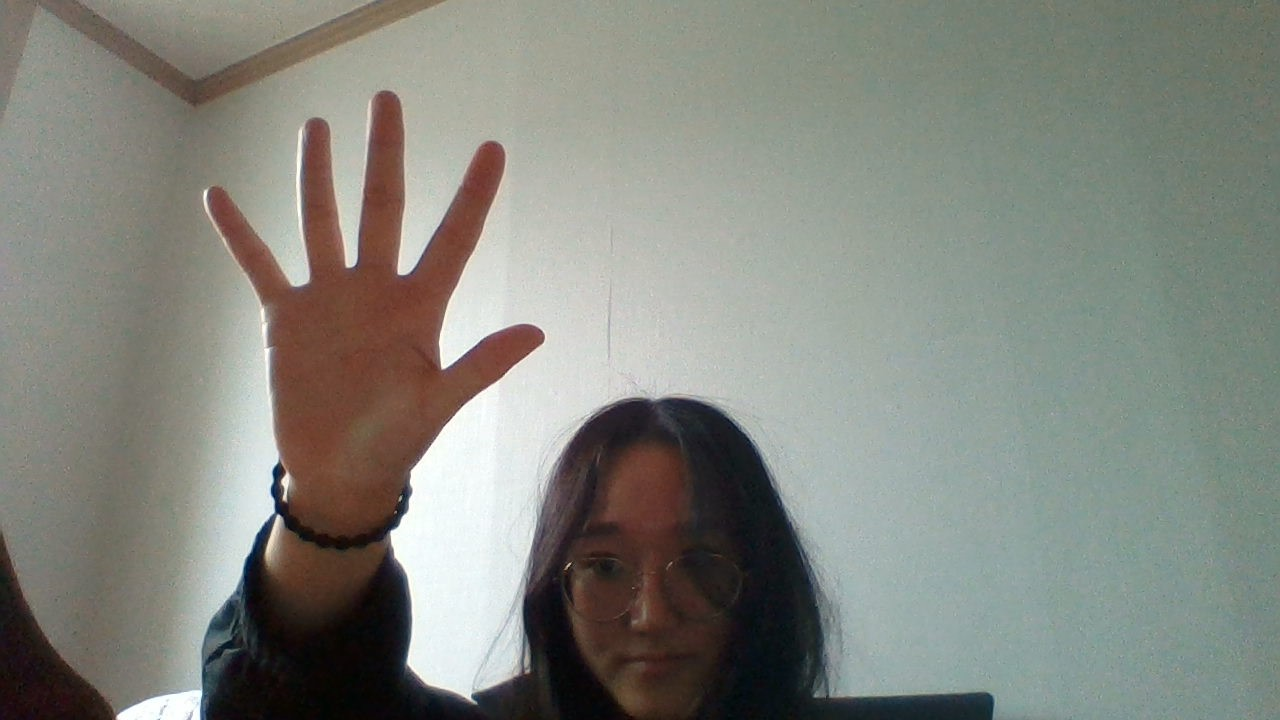
#> input picture test/5_1.jpg, 1280 x 720 px
$ python test.py
#> lines starting #> are read from the running program, lines starting #| are printed output that depends on the picture; after the words box and inside, x2 and y2 are one past the last pixel; in counts of white or black regions, pixels touching at a corner belong together
import cv2
import numpy as np

while True:
    img = cv2.imread('./5_1.jpg')
#> img is the input picture: shape (720, 1280, 3); mean B, G, R 126.1, 133.8, 131.6

        #YCrCb 변환
    hsv = cv2.cvtColor(img, cv2.COLOR_BGR2HSV) #BGR 값을 HSV 값으로 변경
#> hsv: shape (720, 1280, 3); mean H, S, V 54.5, 39.8, 138.9

    ##테스트 필요
    hue = np.array([0, 48, 80])
    hue2 = np.array([20, 255, 255]) #손 색깔

    hand = cv2.inRange(hsv, hue, hue2) #손 색깔 범위 정의
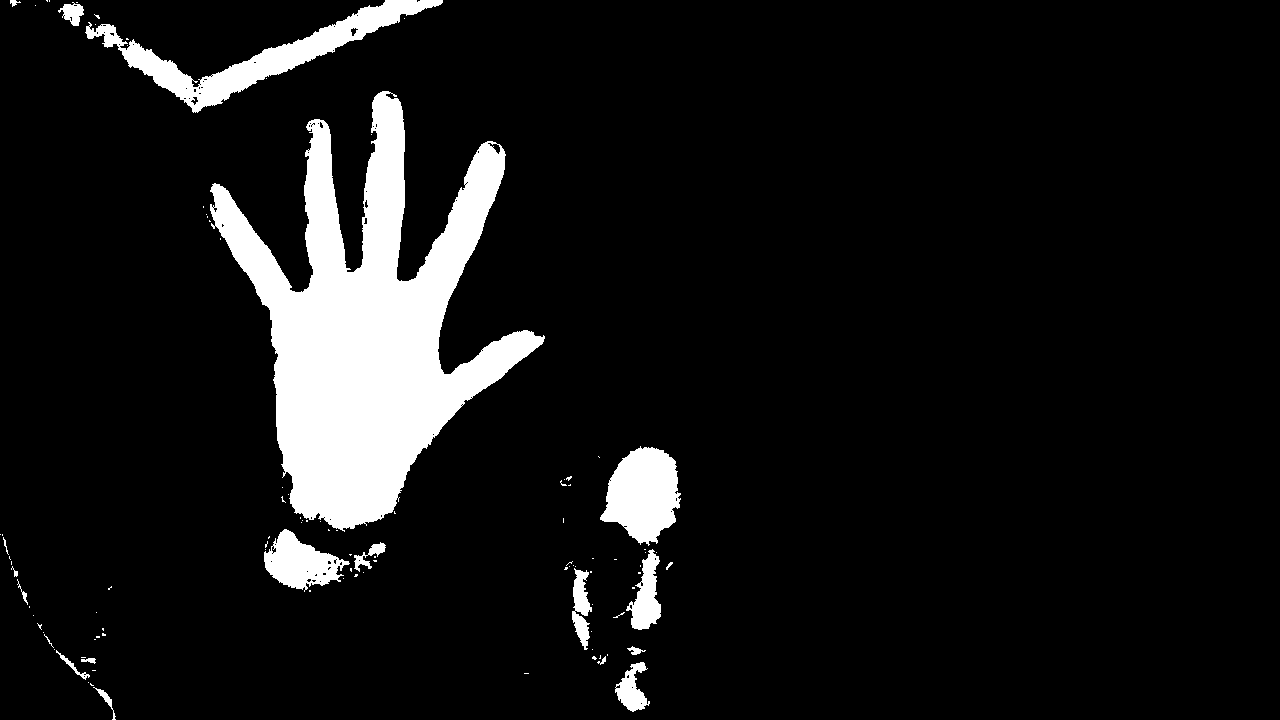
#> hand: shape (720, 1280); 8.9% white; 105 white regions (85 under 20 px)

    #테스트 필요 (3, 3) 조정
    hand = cv2.GaussianBlur(hand, (3,3), 0) #가우시안 블러링 -> 노이즈 제거

    #Morphology -> 노이즈 제거
    k = cv2.getStructuringElement(cv2.MORPH_RECT, (3,3))
    hand = cv2.morphologyEx(hand, cv2.MORPH_CLOSE, k)
    hand = cv2.erode(hand, k)
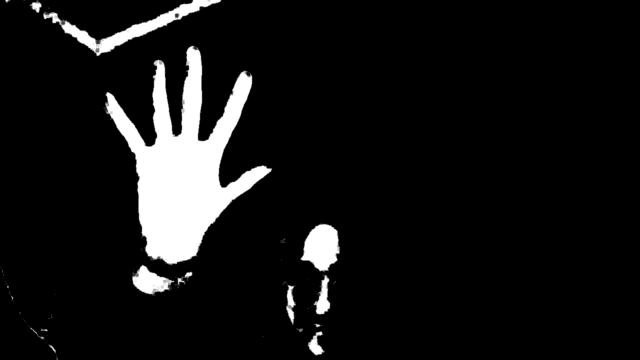
#> hand: shape (720, 1280) (shown at 1/2 size); min 0, max 255, mean 21

    dst = cv2.cvtColor(hand, cv2.COLOR_GRAY2BGR)
    contours, hierachy=cv2.findContours(hand, cv2.RETR_CCOMP, cv2.CHAIN_APPROX_SIMPLE)
#> contours = 48 contours, 31 with area under 20; largest, box (x1, y1, x2, y2) and area: (206, 91, 545, 532) 59646, (85, 0, 443, 113) 8261, (600, 446, 681, 630) 6827, (264, 529, 350, 592) 2946, (564, 561, 593, 650) 974

    points1 = []
    result_cx = []
    result_cy = []

    # 가장 큰 영역 찾기
    max = 0
    maxcnt = None
    for cnt in contours :
        area = cv2.contourArea(cnt)
        if(max < area) :
            max = area
            maxcnt = cnt
#> this loop made 48 passes
#> (area, max) on passes 1, 4, 25, 35, 40, 42: (102, 102), (875.5, 875.5), (974, 974), (2946, 2946), (6827, 6827), (59646, 59646)
#> after the loop, max = 59646; maxcnt = contour of 963 points, box (x1, y1, x2, y2) (206, 91, 545, 532), area 59646
    cv2.drawContours(dst, [maxcnt], 0, (0, 0, 255), 2)
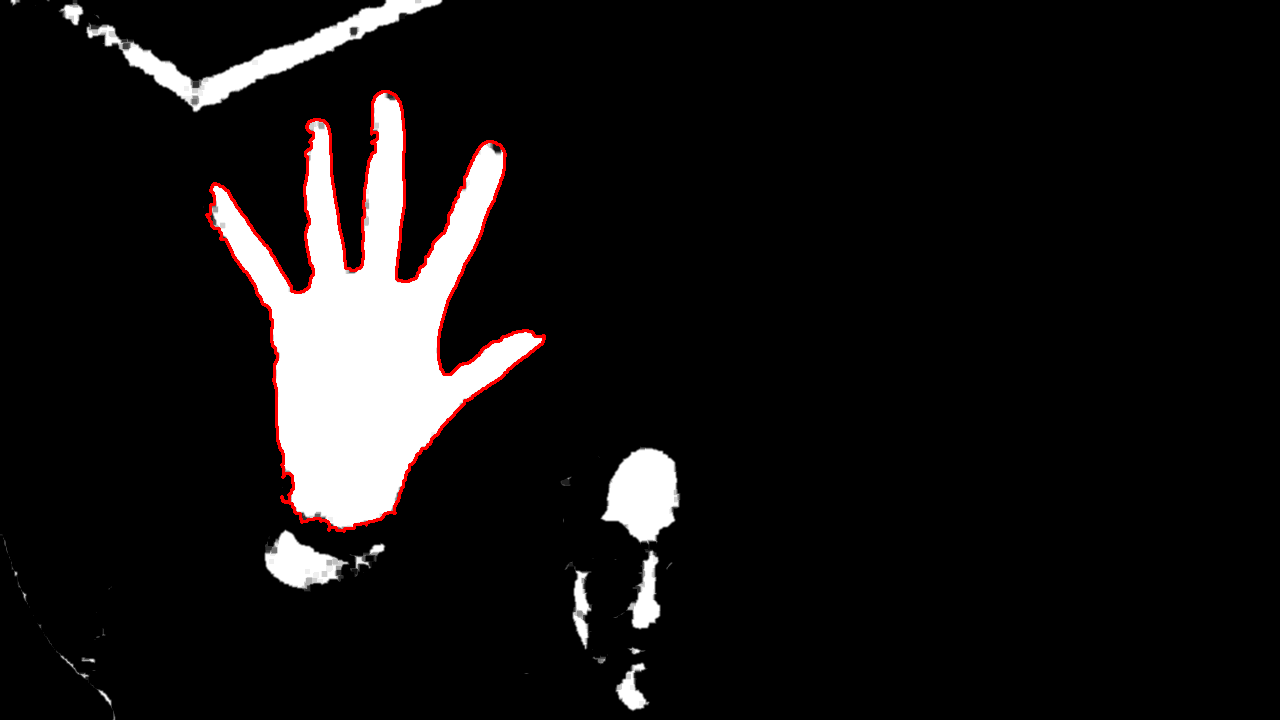
#> dst: shape (720, 1280, 3); mean B, G, R 20.4, 20.4, 22.5

    M = cv2.moments(maxcnt)
#> M = moments, m00 59646, centre m10/m00, m01/m00 = (366.7, 330.1)
    if M["m00"] != 0:
        cx = int(M["m10"] / M["m00"])
#> cx = 366
        cy = int(M["m01"] / M["m00"])
#> cy = 330
    else:
        # set values as what you need in the situation
        cX, cY = 0, 0

    approx = cv2.approxPolyDP(maxcnt,0.02*cv2.arcLength(maxcnt,True),True)
#> approx = contour of 10 points, box (x1, y1, x2, y2) (206, 91, 545, 531), area 53670
    #cv2.drawContours(dst, [approx], 0, (0,255,0), 3)
    hull = cv2.convexHull(approx)
#> hull = [[505, 154], [544, 338], [328, 530], [206, 214], [323, 120], [388, 91]]
    for point in hull:
        if cy > point[0][1]:
            # print('hull: ', hull)
            # print('point[0][1]: ', point[0][1])
            # print('cy: ', cy)
            points1.append(tuple(point[0]))
#> this loop made 6 passes
#> after the loop, points1 = [(505, 154), (206, 214), (323, 120), (388, 91)]
    cv2.drawContours(dst, [maxcnt], 0, (0, 0, 255), 2)
    # [4 lines of commented-out code are left out]
    cv2.circle(dst, (156, 156), 10, [255, 0, 0], -1)
#> dst: shape (720, 1280, 3); 0.03% of pixels changed, all inside (x1, y1, x2, y2) = (146, 146, 167, 167)

    cv2.imshow('dst', dst)


    if cv2.waitKey(1) & 0xFF == ord('q'):
#> (key q is pressed here)
        break

    # if True:
    #     break

$ run again, with test/4_1.jpg copied over test/5_1.jpg
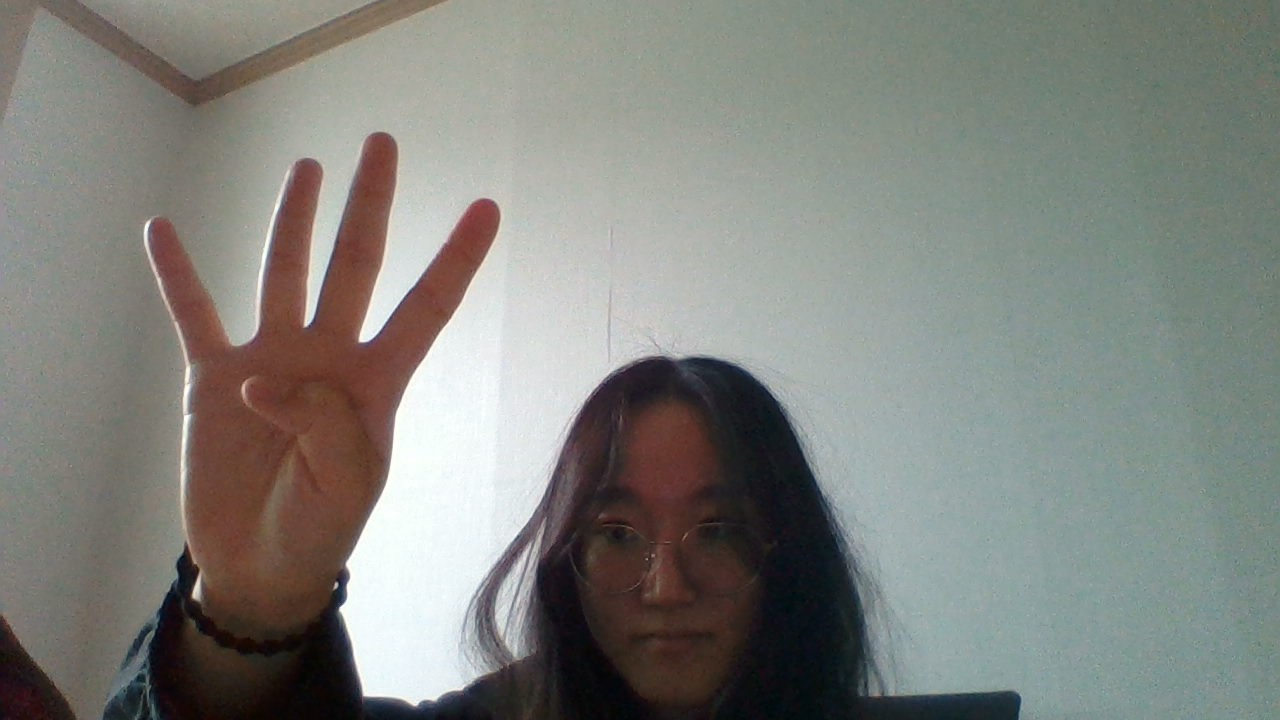
#> input picture test/4_1.jpg, 1280 x 720 px
#> img is the input picture: shape (720, 1280, 3); mean B, G, R 125.3, 130.7, 129.4
#> hsv: shape (720, 1280, 3); mean H, S, V 59.6, 40.7, 136.7
#> `hand = cv2.erode(hand, k)`:
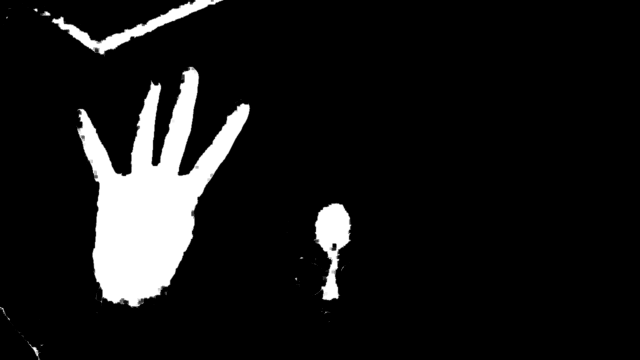
#> hand: shape (720, 1280) (shown at 1/2 size); min 0, max 255, mean 23.4
#> contours = 49 contours, 36 with area under 20; largest, box (x1, y1, x2, y2) and area: (152, 133, 501, 618) 72830, (626, 405, 704, 602) 7988, (102, 0, 448, 114) 7528, (49, 679, 82, 720) 212, (80, 22, 102, 36) 140
#> the loop `for cnt in contours :` made 49 passes
#> (area, max) on passes 2, 33, 39: (212.5, 212.5), (7988, 7988), (72830, 72830)
#> after the loop `for cnt in contours :`: max = 72830; maxcnt = contour of 1089 points, box (x1, y1, x2, y2) (152, 133, 501, 618), area 72830
#> `cv2.drawContours(dst, [maxcnt], 0, (0, 0, 255), 2)`:
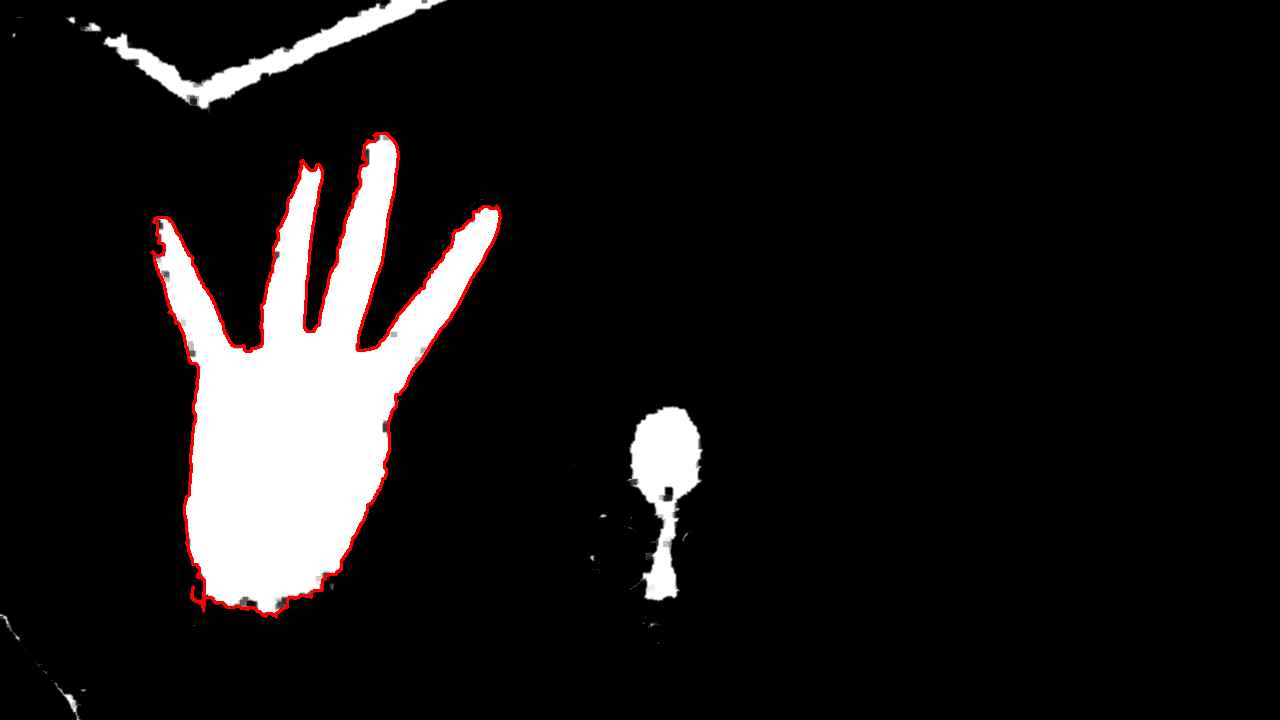
#> dst: shape (720, 1280, 3); mean B, G, R 22.9, 22.9, 25
#> M = moments, m00 72830, centre m10/m00, m01/m00 = (302.1, 394.3)
#> cx = 302
#> cy = 394
#> approx = contour of 9 points, box (x1, y1, x2, y2) (154, 133, 496, 612), area 69801
#> hull = [[495, 237], [341, 569], [203, 611], [154, 219], [386, 133]]
#> the loop `for point in hull:` made 5 passes
#> after the loop `for point in hull:`: points1 = [(495, 237), (154, 219), (386, 133)]

$ run again, with test/4_2.jpg copied over test/5_1.jpg
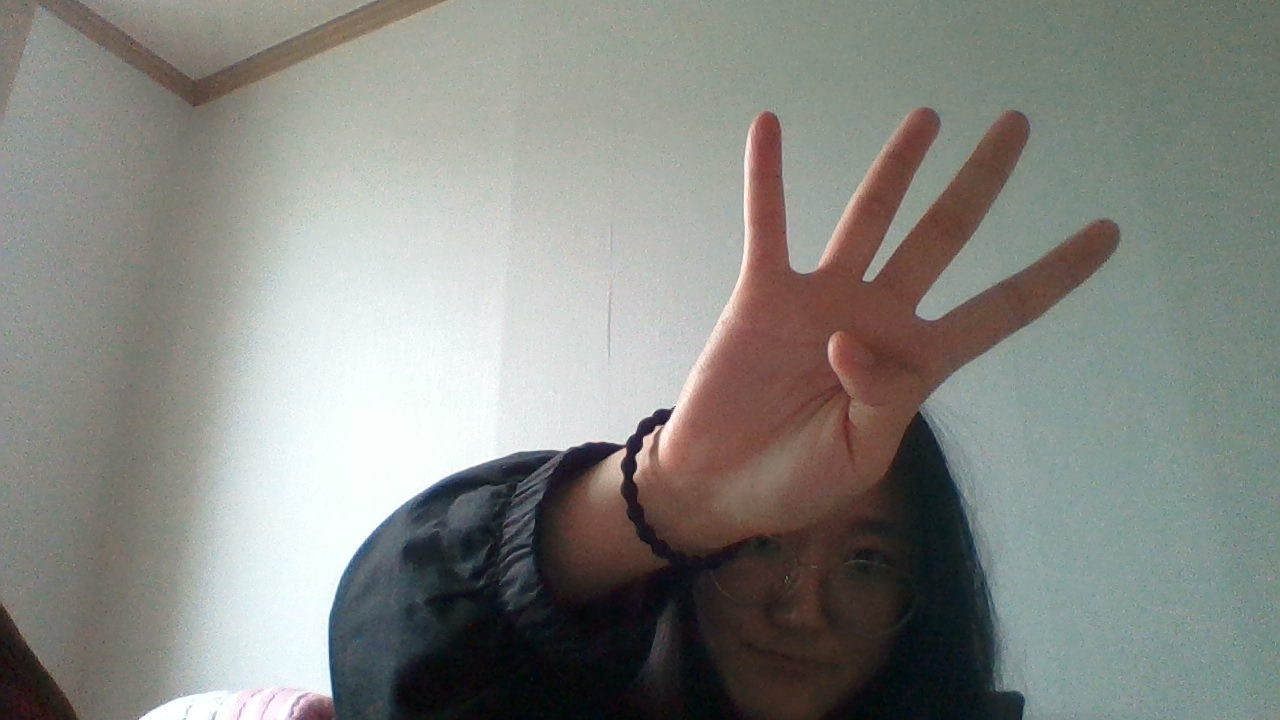
#> input picture test/4_2.jpg, 1280 x 720 px
#> img is the input picture: shape (720, 1280, 3); mean B, G, R 130.2, 135.1, 133.8
#> hsv: shape (720, 1280, 3); mean H, S, V 58.3, 39.2, 141
#> `hand = cv2.erode(hand, k)`:
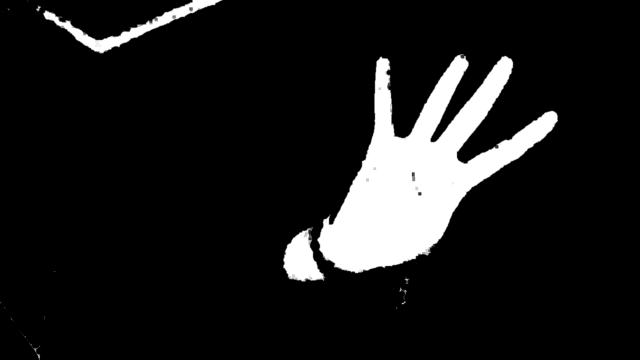
#> hand: shape (720, 1280) (shown at 1/2 size); min 0, max 255, mean 26.8
#> contours = 24 contours, 17 with area under 20; largest, box (x1, y1, x2, y2) and area: (633, 108, 1117, 547) 87272, (86, 0, 447, 108) 7614, (565, 454, 651, 564) 5574, (798, 574, 815, 610) 144, (57, 684, 82, 720) 114, (72, 10, 83, 26) 70, (808, 553, 819, 568) 69
#> the loop `for cnt in contours :` made 24 passes
#> (area, max) on passes 1, 13, 18, 19: (114.5, 114.5), (143.5, 143.5), (5573.5, 5573.5), (87271.5, 87271.5)
#> after the loop `for cnt in contours :`: max = 87271.5; maxcnt = contour of 1242 points, box (x1, y1, x2, y2) (633, 108, 1117, 547), area 87272
#> `cv2.drawContours(dst, [maxcnt], 0, (0, 0, 255), 2)`:
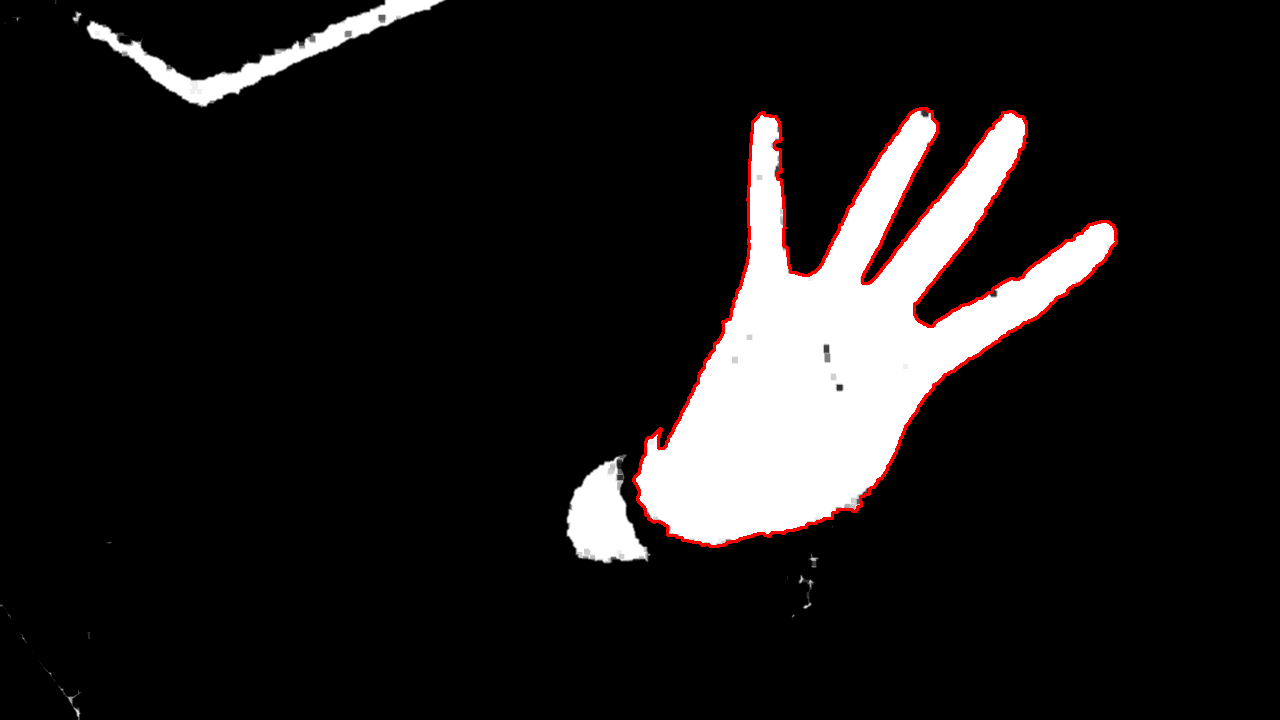
#> dst: shape (720, 1280, 3); mean B, G, R 26.2, 26.2, 28.6
#> M = moments, m00 87271.5, centre m10/m00, m01/m00 = (838.7, 345.5)
#> cx = 838
#> cy = 345
#> approx = contour of 9 points, box (x1, y1, x2, y2) (648, 112, 1104, 520), area 84560
#> hull = [[1103, 262], [855, 511], [648, 519], [759, 113], [932, 112], [1022, 116]]
#> the loop `for point in hull:` made 6 passes
#> after the loop `for point in hull:`: points1 = [(1103, 262), (759, 113), (932, 112), (1022, 116)]
